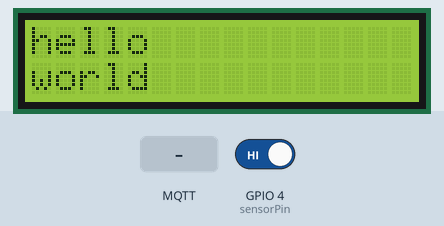
This sketch was run on a simulated ESP8266 (NodeMCU). Shown: 16×2 character LCD. The inputs (shaded band) are chosen by the test bench; at power-on: GPIO 4 (sensorPin) HIGH. WiFi joins after 1.5 s; servers stay silent unless stated; network time is answered at once with the bench clock; the local clock reads 2024-03-15 10:24:30 at power-on unless the sketch sets it; no MQTT or app messages arrive unless stated; what the sketch prints to the serial monitor is not drawn.

Above: at 2.21 s.
At 3.4 s:
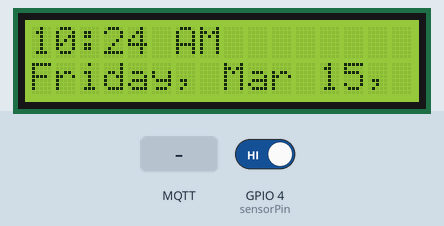
3.5 s: MQTT message "1" arrives on the first subscribed topic
5.8 s: MQTT message "on" arrives on the first subscribed topic
7.8 s: MQTT message "off" arrives on the first subscribed topic
At 31.4 s:
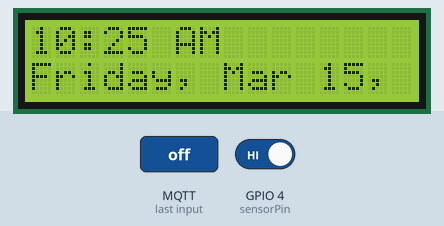
Timing chart, 0 to 31.7 s (numbered marks = the images above; inputs shaded):
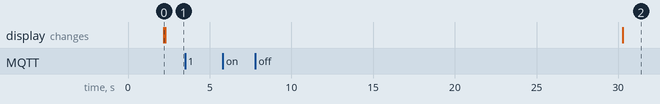

The sketch:

WiFiWebServerClock.ino
```cpp
#include <ESP8266WiFi.h>
#include <MQTTClient.h>
#include <WifiUDP.h>
#include <LiquidCrystal_I2C.h>
#include <NTPClient.h>
#include <Time.h>
#include <TimeLib.h>
#include <Timezone.h>

#define NTP_OFFSET   60 * 60      // In seconds
#define NTP_INTERVAL 60 * 1000    // In miliseconds
#define NTP_ADDRESS  "0.pool.ntp.org"  // change this to whatever pool is closest (see ntp.org)

WiFiUDP ntpUDP;
NTPClient timeClient(ntpUDP, NTP_ADDRESS, NTP_OFFSET, NTP_INTERVAL);

const char ssid[] = "BOTT";
const char password[] = "iotpassword";
const int sensorPin = 4;
int sensorVal = 0;

String date;
String t;
const char * days[] = {"Sunday", "Monday", "Tuesday", "Wednesday", "Thursday", "Friday", "Saturday"} ;
const char * months[] = {"Jan", "Feb", "Mar", "Apr", "May", "June", "July", "Aug", "Sep", "Oct", "Nov", "Dec"} ;
const char * ampm[] = {"AM", "PM"} ;

LiquidCrystal_I2C lcd(0x27, 16, 2);

WiFiClient net;
MQTTClient client;

unsigned long lastMillis = 0;

void connect();

void setup() {
  Serial.begin(115200);
  pinMode(sensorPin, INPUT);
  delay(10);

   // Connect to WiFi network
  WiFi.begin(ssid, password);

  client.begin("10.10.47.203", net);
  client.onMessage(messageReceived);

  connect();

  //timeClient.begin();

  lcd.init();
  lcd.begin(16,2);
  lcd.backlight();

  lcd.setCursor(0, 0);
  lcd.print("hello");

  lcd.setCursor(0, 1);
  lcd.print("world");

}

void connect() {
  Serial.print("checking wifi...");
  while (WiFi.status() != WL_CONNECTED) {
    Serial.print(".");
    delay(1000);
  }

  Serial.print("\nconnecting...");
  while (!client.connect("arduino", "try", "try")) {
    Serial.print(".");
    delay(1000);
  }

  Serial.println("\nconnected!");

  client.subscribe("/clock");
  // client.unsubscribe("/hello");
}

void loop() {
  client.loop();
  delay(10);

  getTime();

  sensorVal = digitalRead(sensorPin);
  //Serial.println(sensorVal);
  if(sensorVal == 0){
      //Serial.println("off");
      if (millis() - lastMillis > 1000) {
        lastMillis = millis();
        client.publish("/clock", "clock off");
      }
  } else if(sensorVal == 1){
      //Serial.println("on");
      if (millis() - lastMillis > 1000) {
         lastMillis = millis();
         client.publish("/clock", "clock on");
      }
  }

  if (!client.connected()) {
    connect();
  }

  // Wait one second before repeating
  delay (1000);
}

void messageReceived(String &topic, String &payload) {
  Serial.println("incoming: " + topic + " - " + payload);
}

void getTime(){
  date = "";  // clear the variables
  t = "";

  timeClient.update();
  unsigned long epochTime =  timeClient.getEpochTime();

  // convert received time stamp to time_t object
  time_t local, utc;
  utc = epochTime;

  // Then convert the UTC UNIX timestamp to local time
  TimeChangeRule usPDT = {"PDT", Second, Sun, Mar, 2, -300};  //UTC - 5 hours - change this as needed
  TimeChangeRule usPST = {"PST", First, Sun, Nov, 2, -360};   //UTC - 6 hours - change this as needed
  Timezone usWestern(usPDT, usPST);
  local = usWestern.toLocal(utc);

   // now format the Time variables into strings with proper names for month, day etc
    date += days[weekday(local)-1];
    date += ", ";
    date += months[month(local)-1];
    date += " ";
    date += day(local);
    date += ", ";
    date += year(local);

    // format the time to 12-hour format with AM/PM and no seconds
    t += hourFormat12(local);
    t += ":";
    if(minute(local) < 10)  // add a zero if minute is under 10
      t += "0";
    t += minute(local);
    t += " ";
    t += ampm[isPM(local)];

    lcd.setCursor(0,0);
    lcd.print(t);
    lcd.setCursor(0,1);
    lcd.print(date);
}
```

Measured:
- after the input at 3.5 s, every drawn part: stays the same
- after the input at 5.8 s, every drawn part: stays the same
